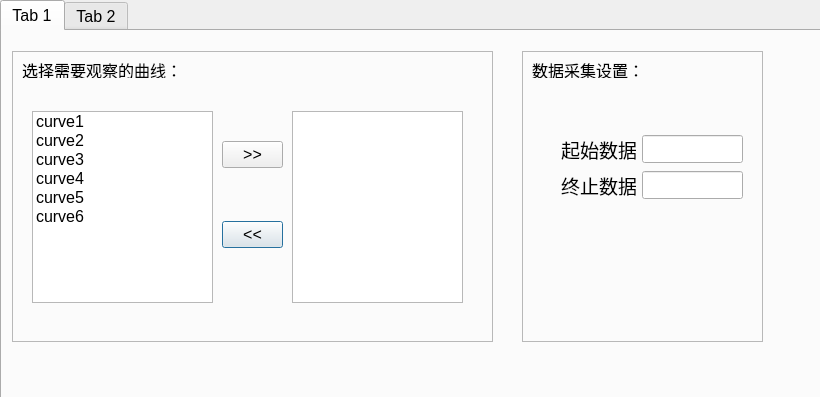
<?xml version="1.0" encoding="UTF-8"?>
<ui version="4.0">
 <class>CurveProperty</class>
 <widget class="QDialog" name="CurveProperty">
  <property name="geometry">
   <rect>
    <x>0</x>
    <y>0</y>
    <width>820</width>
    <height>397</height>
   </rect>
  </property>
  <property name="windowTitle">
   <string>curve configuration</string>
  </property>
  <widget class="QTabWidget" name="tabWidget">
   <property name="geometry">
    <rect>
     <x>0</x>
     <y>0</y>
     <width>821</width>
     <height>401</height>
    </rect>
   </property>
   <property name="font">
    <font>
     <pointsize>12</pointsize>
    </font>
   </property>
   <property name="currentIndex">
    <number>0</number>
   </property>
   <widget class="QWidget" name="tab">
    <attribute name="title">
     <string>Tab 1</string>
    </attribute>
    <widget class="QFrame" name="frame">
     <property name="geometry">
      <rect>
       <x>10</x>
       <y>20</y>
       <width>481</width>
       <height>291</height>
      </rect>
     </property>
     <property name="frameShape">
      <enum>QFrame::StyledPanel</enum>
     </property>
     <property name="frameShadow">
      <enum>QFrame::Raised</enum>
     </property>
     <widget class="QListWidget" name="list_selected_item">
      <property name="geometry">
       <rect>
        <x>280</x>
        <y>60</y>
        <width>171</width>
        <height>192</height>
       </rect>
      </property>
     </widget>
     <widget class="QPushButton" name="btn_del">
      <property name="geometry">
       <rect>
        <x>210</x>
        <y>170</y>
        <width>61</width>
        <height>27</height>
       </rect>
      </property>
      <property name="text">
       <string>&lt;&lt;</string>
      </property>
     </widget>
     <widget class="QPushButton" name="btn_add">
      <property name="geometry">
       <rect>
        <x>210</x>
        <y>90</y>
        <width>61</width>
        <height>27</height>
       </rect>
      </property>
      <property name="text">
       <string>&gt;&gt;</string>
      </property>
     </widget>
     <widget class="QLabel" name="label_2">
      <property name="geometry">
       <rect>
        <x>10</x>
        <y>10</y>
        <width>191</width>
        <height>17</height>
       </rect>
      </property>
      <property name="font">
       <font>
        <pointsize>12</pointsize>
       </font>
      </property>
      <property name="text">
       <string>选择需要观察的曲线：</string>
      </property>
     </widget>
     <widget class="QListWidget" name="list_unselected_item">
      <property name="geometry">
       <rect>
        <x>20</x>
        <y>60</y>
        <width>181</width>
        <height>192</height>
       </rect>
      </property>
      <item>
       <property name="text">
        <string>curve1</string>
       </property>
      </item>
      <item>
       <property name="text">
        <string>curve2</string>
       </property>
      </item>
      <item>
       <property name="text">
        <string>curve3</string>
       </property>
      </item>
      <item>
       <property name="text">
        <string>curve4</string>
       </property>
      </item>
      <item>
       <property name="text">
        <string>curve5</string>
       </property>
      </item>
      <item>
       <property name="text">
        <string>curve6</string>
       </property>
      </item>
     </widget>
    </widget>
    <widget class="QFrame" name="frame_2">
     <property name="geometry">
      <rect>
       <x>520</x>
       <y>20</y>
       <width>241</width>
       <height>291</height>
      </rect>
     </property>
     <property name="frameShape">
      <enum>QFrame::StyledPanel</enum>
     </property>
     <property name="frameShadow">
      <enum>QFrame::Raised</enum>
     </property>
     <widget class="QLabel" name="label_9">
      <property name="geometry">
       <rect>
        <x>10</x>
        <y>10</y>
        <width>191</width>
        <height>17</height>
       </rect>
      </property>
      <property name="font">
       <font>
        <pointsize>12</pointsize>
       </font>
      </property>
      <property name="text">
       <string>数据采集设置：</string>
      </property>
     </widget>
     <widget class="QLineEdit" name="end_range">
      <property name="geometry">
       <rect>
        <x>120</x>
        <y>120</y>
        <width>101</width>
        <height>28</height>
       </rect>
      </property>
     </widget>
     <widget class="QLabel" name="label_8">
      <property name="geometry">
       <rect>
        <x>39</x>
        <y>120</y>
        <width>75</width>
        <height>28</height>
       </rect>
      </property>
      <property name="font">
       <font>
        <pointsize>14</pointsize>
       </font>
      </property>
      <property name="text">
       <string>终止数据</string>
      </property>
     </widget>
     <widget class="QLabel" name="label_3">
      <property name="geometry">
       <rect>
        <x>39</x>
        <y>84</y>
        <width>75</width>
        <height>28</height>
       </rect>
      </property>
      <property name="font">
       <font>
        <pointsize>14</pointsize>
        <italic>false</italic>
       </font>
      </property>
      <property name="text">
       <string>起始数据</string>
      </property>
     </widget>
     <widget class="QLineEdit" name="start_range">
      <property name="geometry">
       <rect>
        <x>120</x>
        <y>84</y>
        <width>101</width>
        <height>28</height>
       </rect>
      </property>
     </widget>
    </widget>
   </widget>
   <widget class="QWidget" name="tab_2">
    <attribute name="title">
     <string>Tab 2</string>
    </attribute>
    <widget class="QLabel" name="label">
     <property name="geometry">
      <rect>
       <x>80</x>
       <y>80</y>
       <width>131</width>
       <height>17</height>
      </rect>
     </property>
     <property name="font">
      <font>
       <pointsize>12</pointsize>
      </font>
     </property>
     <property name="text">
      <string>坐标轴属性</string>
     </property>
    </widget>
    <widget class="QFrame" name="frame_3">
     <property name="geometry">
      <rect>
       <x>80</x>
       <y>120</y>
       <width>241</width>
       <height>131</height>
      </rect>
     </property>
     <property name="font">
      <font>
       <pointsize>12</pointsize>
      </font>
     </property>
     <property name="frameShape">
      <enum>QFrame::StyledPanel</enum>
     </property>
     <property name="frameShadow">
      <enum>QFrame::Raised</enum>
     </property>
     <widget class="QLabel" name="label_4">
      <property name="geometry">
       <rect>
        <x>10</x>
        <y>35</y>
        <width>111</width>
        <height>17</height>
       </rect>
      </property>
      <property name="font">
       <font>
        <pointsize>12</pointsize>
       </font>
      </property>
      <property name="text">
       <string>x 轴最小值：</string>
      </property>
     </widget>
     <widget class="QDoubleSpinBox" name="x_min">
      <property name="geometry">
       <rect>
        <x>130</x>
        <y>30</y>
        <width>100</width>
        <height>30</height>
       </rect>
      </property>
      <property name="font">
       <font>
        <pointsize>12</pointsize>
       </font>
      </property>
     </widget>
     <widget class="QDoubleSpinBox" name="x_max">
      <property name="geometry">
       <rect>
        <x>130</x>
        <y>80</y>
        <width>100</width>
        <height>30</height>
       </rect>
      </property>
      <property name="font">
       <font>
        <pointsize>12</pointsize>
       </font>
      </property>
     </widget>
     <widget class="QLabel" name="label_6">
      <property name="geometry">
       <rect>
        <x>10</x>
        <y>86</y>
        <width>101</width>
        <height>17</height>
       </rect>
      </property>
      <property name="font">
       <font>
        <pointsize>12</pointsize>
       </font>
      </property>
      <property name="text">
       <string>x 轴最大值:</string>
      </property>
     </widget>
    </widget>
    <widget class="QFrame" name="frame_4">
     <property name="geometry">
      <rect>
       <x>370</x>
       <y>120</y>
       <width>231</width>
       <height>131</height>
      </rect>
     </property>
     <property name="font">
      <font>
       <pointsize>12</pointsize>
      </font>
     </property>
     <property name="frameShape">
      <enum>QFrame::StyledPanel</enum>
     </property>
     <property name="frameShadow">
      <enum>QFrame::Raised</enum>
     </property>
     <widget class="QLabel" name="label_5">
      <property name="geometry">
       <rect>
        <x>10</x>
        <y>36</y>
        <width>131</width>
        <height>17</height>
       </rect>
      </property>
      <property name="font">
       <font>
        <pointsize>12</pointsize>
       </font>
      </property>
      <property name="text">
       <string>y 轴最小值：</string>
      </property>
     </widget>
     <widget class="QDoubleSpinBox" name="y_min">
      <property name="geometry">
       <rect>
        <x>120</x>
        <y>30</y>
        <width>100</width>
        <height>30</height>
       </rect>
      </property>
      <property name="font">
       <font>
        <pointsize>12</pointsize>
       </font>
      </property>
     </widget>
     <widget class="QDoubleSpinBox" name="y_max">
      <property name="geometry">
       <rect>
        <x>120</x>
        <y>80</y>
        <width>100</width>
        <height>30</height>
       </rect>
      </property>
      <property name="font">
       <font>
        <pointsize>12</pointsize>
       </font>
      </property>
     </widget>
     <widget class="QLabel" name="label_7">
      <property name="geometry">
       <rect>
        <x>10</x>
        <y>86</y>
        <width>131</width>
        <height>17</height>
       </rect>
      </property>
      <property name="font">
       <font>
        <pointsize>12</pointsize>
       </font>
      </property>
      <property name="text">
       <string>y 轴最大值:</string>
      </property>
     </widget>
    </widget>
    <widget class="QPushButton" name="btn_axis_set">
     <property name="geometry">
      <rect>
       <x>500</x>
       <y>270</y>
       <width>91</width>
       <height>27</height>
      </rect>
     </property>
     <property name="font">
      <font>
       <pointsize>12</pointsize>
      </font>
     </property>
     <property name="text">
      <string>保存设置</string>
     </property>
    </widget>
   </widget>
  </widget>
 </widget>
 <resources/>
 <connections/>
</ui>
